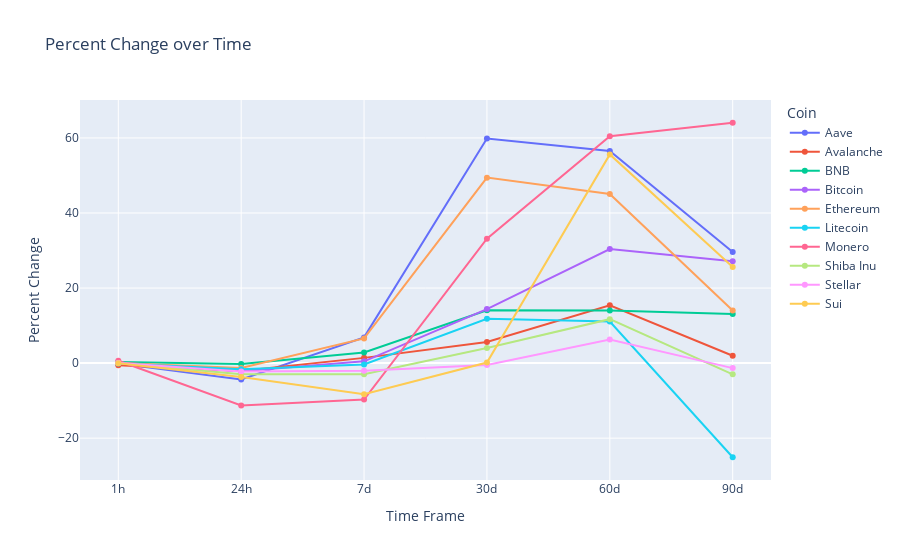

The code cell stored with this chart in its notebook:
### Code cell
fig = px.line(long_top_10_mean, 
              x='Time Frame', 
              y='Percent Change', 
              color='name',
              markers=True,
              title='Percent Change over Time')

fig.update_layout(
    legend_title_text='Coin'
)

fig.show()

### Figure 1 — Plotly figure (JSON) as saved in the notebook; plotly's stock layout.template omitted (floating-point values rounded to 4 significant figures)
{"data": [{"hovertemplate": "name=Aave<br>Time Frame=%{x}<br>Percent Change=%{y}<extra></extra>", "legendgroup": "Aave", "line": {"color": "#636efa", "dash": "solid"}, "marker": {"symbol": "circle"}, "mode": "lines+markers", "name": "Aave", "orientation": "v", "showlegend": true, "type": "scatter", "x": ["1h", "24h", "7d", "30d", "60d", "90d"], "xaxis": "x", "y": [-0.09377, -4.369, 6.849, 59.86, 56.52, 29.62], "yaxis": "y"}, {"hovertemplate": "name=Avalanche<br>Time Frame=%{x}<br>Percent Change=%{y}<extra></extra>", "legendgroup": "Avalanche", "line": {"color": "#EF553B", "dash": "solid"}, "marker": {"symbol": "circle"}, "mode": "lines+markers", "name": "Avalanche", "orientation": "v", "showlegend": true, "type": "scatter", "x": ["1h", "24h", "7d", "30d", "60d", "90d"], "xaxis": "x", "y": [-0.5816, -2.103, 1.394, 5.619, 15.39, 1.968], "yaxis": "y"}, {"hovertemplate": "name=BNB<br>Time Frame=%{x}<br>Percent Change=%{y}<extra></extra>", "legendgroup": "BNB", "line": {"color": "#00cc96", "dash": "solid"}, "marker": {"symbol": "circle"}, "mode": "lines+markers", "name": "BNB", "orientation": "v", "showlegend": true, "type": "scatter", "x": ["1h", "24h", "7d", "30d", "60d", "90d"], "xaxis": "x", "y": [0.2851, -0.2682, 2.838, 14.09, 14.05, 13.12], "yaxis": "y"}, {"hovertemplate": "name=Bitcoin<br>Time Frame=%{x}<br>Percent Change=%{y}<extra></extra>", "legendgroup": "Bitcoin", "line": {"color": "#ab63fa", "dash": "solid"}, "marker": {"symbol": "circle"}, "mode": "lines+markers", "name": "Bitcoin", "orientation": "v", "showlegend": true, "type": "scatter", "x": ["1h", "24h", "7d", "30d", "60d", "90d"], "xaxis": "x", "y": [0.1649, -2.164, 0.4621, 14.4, 30.41, 27.17], "yaxis": "y"}, {"hovertemplate": "name=Ethereum<br>Time Frame=%{x}<br>Percent Change=%{y}<extra></extra>", "legendgroup": "Ethereum", "line": {"color": "#FFA15A", "dash": "solid"}, "marker": {"symbol": "circle"}, "mode": "lines+markers", "name": "Ethereum", "orientation": "v", "showlegend": true, "type": "scatter", "x": ["1h", "24h", "7d", "30d", "60d", "90d"], "xaxis": "x", "y": [0.02456, -1.297, 6.574, 49.43, 45.09, 14.03], "yaxis": "y"}, {"hovertemplate": "name=Litecoin<br>Time Frame=%{x}<br>Percent Change=%{y}<extra></extra>", "legendgroup": "Litecoin", "line": {"color": "#19d3f3", "dash": "solid"}, "marker": {"symbol": "circle"}, "mode": "lines+markers", "name": "Litecoin", "orientation": "v", "showlegend": true, "type": "scatter", "x": ["1h", "24h", "7d", "30d", "60d", "90d"], "xaxis": "x", "y": [-0.1269, -1.611, -0.3649, 11.83, 11.06, -25.09], "yaxis": "y"}, {"hovertemplate": "name=Monero<br>Time Frame=%{x}<br>Percent Change=%{y}<extra></extra>", "legendgroup": "Monero", "line": {"color": "#FF6692", "dash": "solid"}, "marker": {"symbol": "circle"}, "mode": "lines+markers", "name": "Monero", "orientation": "v", "showlegend": true, "type": "scatter", "x": ["1h", "24h", "7d", "30d", "60d", "90d"], "xaxis": "x", "y": [0.633, -11.29, -9.712, 33.15, 60.44, 64.05], "yaxis": "y"}, {"hovertemplate": "name=Shiba Inu<br>Time Frame=%{x}<br>Percent Change=%{y}<extra></extra>", "legendgroup": "Shiba Inu", "line": {"color": "#B6E880", "dash": "solid"}, "marker": {"symbol": "circle"}, "mode": "lines+markers", "name": "Shiba Inu", "orientation": "v", "showlegend": true, "type": "scatter", "x": ["1h", "24h", "7d", "30d", "60d", "90d"], "xaxis": "x", "y": [0.01749, -2.979, -2.96, 3.999, 11.71, -3.001], "yaxis": "y"}, {"hovertemplate": "name=Stellar<br>Time Frame=%{x}<br>Percent Change=%{y}<extra></extra>", "legendgroup": "Stellar", "line": {"color": "#FF97FF", "dash": "solid"}, "marker": {"symbol": "circle"}, "mode": "lines+markers", "name": "Stellar", "orientation": "v", "showlegend": true, "type": "scatter", "x": ["1h", "24h", "7d", "30d", "60d", "90d"], "xaxis": "x", "y": [0.01701, -2.221, -2.045, -0.5296, 6.305, -1.334], "yaxis": "y"}, {"hovertemplate": "name=Sui<br>Time Frame=%{x}<br>Percent Change=%{y}<extra></extra>", "legendgroup": "Sui", "line": {"color": "#FECB52", "dash": "solid"}, "marker": {"symbol": "circle"}, "mode": "lines+markers", "name": "Sui", "orientation": "v", "showlegend": true, "type": "scatter", "x": ["1h", "24h", "7d", "30d", "60d", "90d"], "xaxis": "x", "y": [-0.0358, -3.724, -8.307, 0.1485, 55.62, 25.63], "yaxis": "y"}], "layout": {"legend": {"title": {"text": "Coin"}, "tracegroupgap": 0}, "title": {"text": "Percent Change over Time"}, "xaxis": {"anchor": "y", "domain": [0, 1], "title": {"text": "Time Frame"}}, "yaxis": {"anchor": "x", "domain": [0, 1], "title": {"text": "Percent Change"}}}}
